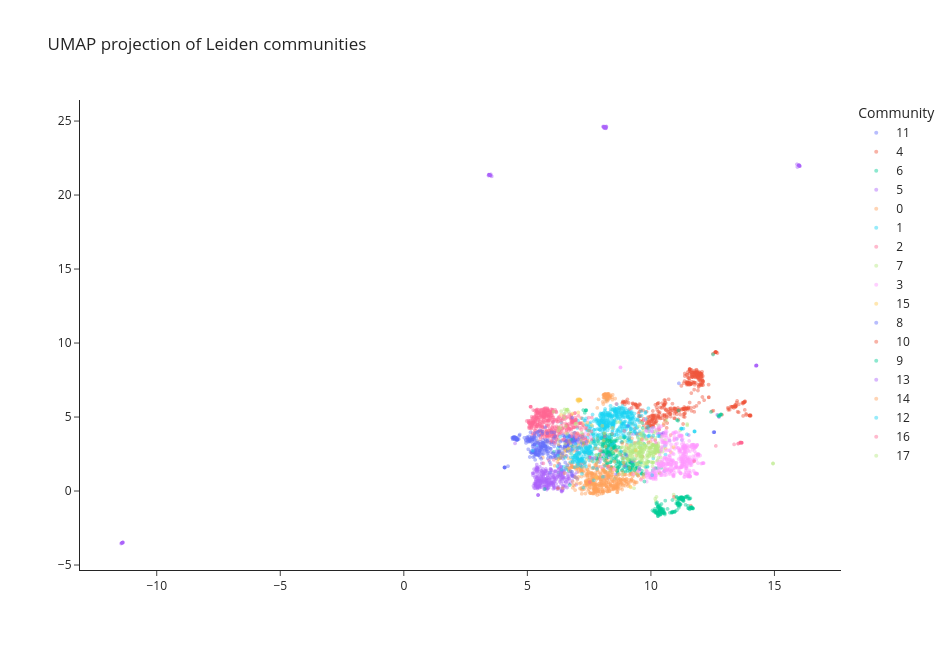

Notebook code for this chart:
### Code cell
plot_df = pd.DataFrame({
    "x": umap_2d_sub[:, 0],
    "y": umap_2d_sub[:, 1],
    "community": community_ids.astype(str)
})
sample_size = min(4000, len(plot_df))
plot_sample = plot_df.sample(n=sample_size, random_state=42)
import pandas as pd
import plotly.express as px

plot_df = pd.DataFrame({
    "x": umap_2d_sub[:, 0],
    "y": umap_2d_sub[:, 1],
    "community": community_ids.astype(str)
})

sample_size = min(4000, len(plot_df))
plot_sample = plot_df.sample(n=sample_size, random_state=42)

fig = px.scatter(
    plot_sample,
    x="x",
    y="y",
    color="community",
    title="UMAP projection of Leiden communities",
    opacity=0.45,
    width=950,
    height=650
)

fig.update_traces(marker=dict(size=4))

fig.update_layout(
    template="simple_white",
    legend_title_text="Community",
    xaxis_title="",
    yaxis_title=""
)

fig.show()

### Figure 1 — Plotly figure (JSON) as saved in the notebook; plotly's stock layout.template omitted (floating-point values rounded to 4 significant figures; data arrays with more than 128 entries replaced by an {"elided": "..."} marker saying what was removed)
{"data": [{"hovertemplate": "community=11<br>x=%{x}<br>y=%{y}<extra></extra>", "legendgroup": "11", "marker": {"color": "#636efa", "opacity": 0.45, "size": 4, "symbol": "circle"}, "mode": "markers", "name": "11", "showlegend": true, "type": "scattergl", "x": {"elided": "137 float values"}, "xaxis": "x", "y": {"elided": "137 float values"}, "yaxis": "y"}, {"hovertemplate": "community=4<br>x=%{x}<br>y=%{y}<extra></extra>", "legendgroup": "4", "marker": {"color": "#EF553B", "opacity": 0.45, "size": 4, "symbol": "circle"}, "mode": "markers", "name": "4", "showlegend": true, "type": "scattergl", "x": {"elided": "290 float values"}, "xaxis": "x", "y": {"elided": "290 float values"}, "yaxis": "y"}, {"hovertemplate": "community=6<br>x=%{x}<br>y=%{y}<extra></extra>", "legendgroup": "6", "marker": {"color": "#00cc96", "opacity": 0.45, "size": 4, "symbol": "circle"}, "mode": "markers", "name": "6", "showlegend": true, "type": "scattergl", "x": {"elided": "303 float values"}, "xaxis": "x", "y": {"elided": "303 float values"}, "yaxis": "y"}, {"hovertemplate": "community=5<br>x=%{x}<br>y=%{y}<extra></extra>", "legendgroup": "5", "marker": {"color": "#ab63fa", "opacity": 0.45, "size": 4, "symbol": "circle"}, "mode": "markers", "name": "5", "showlegend": true, "type": "scattergl", "x": {"elided": "301 float values"}, "xaxis": "x", "y": {"elided": "301 float values"}, "yaxis": "y"}, {"hovertemplate": "community=0<br>x=%{x}<br>y=%{y}<extra></extra>", "legendgroup": "0", "marker": {"color": "#FFA15A", "opacity": 0.45, "size": 4, "symbol": "circle"}, "mode": "markers", "name": "0", "showlegend": true, "type": "scattergl", "x": {"elided": "501 float values"}, "xaxis": "x", "y": {"elided": "501 float values"}, "yaxis": "y"}, {"hovertemplate": "community=1<br>x=%{x}<br>y=%{y}<extra></extra>", "legendgroup": "1", "marker": {"color": "#19d3f3", "opacity": 0.45, "size": 4, "symbol": "circle"}, "mode": "markers", "name": "1", "showlegend": true, "type": "scattergl", "x": {"elided": "418 float values"}, "xaxis": "x", "y": {"elided": "418 float values"}, "yaxis": "y"}, {"hovertemplate": "community=2<br>x=%{x}<br>y=%{y}<extra></extra>", "legendgroup": "2", "marker": {"color": "#FF6692", "opacity": 0.45, "size": 4, "symbol": "circle"}, "mode": "markers", "name": "2", "showlegend": true, "type": "scattergl", "x": {"elided": "422 float values"}, "xaxis": "x", "y": {"elided": "422 float values"}, "yaxis": "y"}, {"hovertemplate": "community=7<br>x=%{x}<br>y=%{y}<extra></extra>", "legendgroup": "7", "marker": {"color": "#B6E880", "opacity": 0.45, "size": 4, "symbol": "circle"}, "mode": "markers", "name": "7", "showlegend": true, "type": "scattergl", "x": {"elided": "290 float values"}, "xaxis": "x", "y": {"elided": "290 float values"}, "yaxis": "y"}, {"hovertemplate": "community=3<br>x=%{x}<br>y=%{y}<extra></extra>", "legendgroup": "3", "marker": {"color": "#FF97FF", "opacity": 0.45, "size": 4, "symbol": "circle"}, "mode": "markers", "name": "3", "showlegend": true, "type": "scattergl", "x": {"elided": "414 float values"}, "xaxis": "x", "y": {"elided": "414 float values"}, "yaxis": "y"}, {"hovertemplate": "community=15<br>x=%{x}<br>y=%{y}<extra></extra>", "legendgroup": "15", "marker": {"color": "#FECB52", "opacity": 0.45, "size": 4, "symbol": "circle"}, "mode": "markers", "name": "15", "showlegend": true, "type": "scattergl", "x": [6.262, 7.093, 7.038, 7.132, 6.668, 5.776, 6.293, 7.107, 6.551, 8.444, 6.68, 6.33, 7.047, 6.454, 7.156, 6.334, 6.396, 6.248, 6.303, 7.609, 7.016, 6.146, 7.415, 7.142, 7.11, 9.179, 6.269, 7.43, 9.173, 7.103, 7.149, 6.336, 6.257, 7.066, 7.789, 7.111, 6.468, 6.266, 6.319, 5.413, 8.035, 8.115, 7.466, 6.361, 6.49, 6.381, 6.327, 7.079, 6.269, 6.66, 6.266, 10.91, 6.727, 7.139, 8.088, 9.394, 6.396, 7.061, 6.827], "xaxis": "x", "y": [3.172, 6.125, 6.155, 6.148, 2.881, 3.341, 2.224, 6.144, 2.378, 4.261, 2.772, 2.479, 6.207, 2.361, 6.128, 2.211, 2.546, 2.183, 2.243, 4.442, 6.147, 2.23, 2.167, 6.154, 6.205, 0.2463, 2.233, 4.612, 0.2998, 6.187, 6.149, 2.211, 2.148, 6.05, 0.9162, 6.168, 2.318, 2.503, 2.302, 3.32, 4.405, 3.905, 3.367, 5.147, 2.813, 2.325, 2.548, 6.12, 2.529, 2.825, 2.751, 2.962, 2.571, 6.133, 3.423, 2.745, 2.535, 5.308, 5.234], "yaxis": "y"}, {"hovertemplate": "community=8<br>x=%{x}<br>y=%{y}<extra></extra>", "legendgroup": "8", "marker": {"color": "#636efa", "opacity": 0.45, "size": 4, "symbol": "circle"}, "mode": "markers", "name": "8", "showlegend": true, "type": "scattergl", "x": {"elided": "234 float values"}, "xaxis": "x", "y": {"elided": "234 float values"}, "yaxis": "y"}, {"hovertemplate": "community=10<br>x=%{x}<br>y=%{y}<extra></extra>", "legendgroup": "10", "marker": {"color": "#EF553B", "opacity": 0.45, "size": 4, "symbol": "circle"}, "mode": "markers", "name": "10", "showlegend": true, "type": "scattergl", "x": {"elided": "149 float values"}, "xaxis": "x", "y": {"elided": "149 float values"}, "yaxis": "y"}, {"hovertemplate": "community=9<br>x=%{x}<br>y=%{y}<extra></extra>", "legendgroup": "9", "marker": {"color": "#00cc96", "opacity": 0.45, "size": 4, "symbol": "circle"}, "mode": "markers", "name": "9", "showlegend": true, "type": "scattergl", "x": {"elided": "183 float values"}, "xaxis": "x", "y": {"elided": "183 float values"}, "yaxis": "y"}, {"hovertemplate": "community=13<br>x=%{x}<br>y=%{y}<extra></extra>", "legendgroup": "13", "marker": {"color": "#ab63fa", "opacity": 0.45, "size": 4, "symbol": "circle"}, "mode": "markers", "name": "13", "showlegend": true, "type": "scattergl", "x": [3.455, 16.01, 3.453, 16.0, 15.98, 8.148, 15.99, 16.0, 8.156, 3.456, -11.44, 15.98, -11.38, 15.99, 8.161, -11.37, 15.99, 15.91, 3.454, 8.171, 8.092, 3.514, -11.41, 16.03, 8.08, 8.112, 8.161, 8.127, -11.4, 3.476, 3.457, 3.519, 8.148, 15.99, 16.0, 16.0, 3.427, 8.063, 8.149, -11.38, -11.4, 3.474, 3.481, 3.48, 3.439, 8.167, 8.157, 16.0, -11.4, -11.4, -11.41, 8.107, -11.4, 8.104, 8.089, 8.11, 3.455, 8.199, 16.0, 3.496, 8.162, 3.456, 15.99, 8.131, -11.37, 3.482, 8.153, 8.184, -11.4, 3.475, 8.139, 16.01, 16.0, 3.493, 8.159, -11.38, 3.56, 8.149, 3.471, 3.454, 8.139, 16.0, 3.474, 3.473, 8.19, 15.93, 3.455, 3.457, -11.4, 8.157], "xaxis": "x", "y": [21.37, 21.96, 21.37, 21.99, 22.01, 24.55, 21.99, 21.97, 24.61, 21.37, -3.545, 22.01, -3.482, 22.0, 24.56, -3.472, 22.0, 22.08, 21.36, 24.51, 24.59, 21.32, -3.508, 21.95, 24.6, 24.63, 24.56, 24.58, -3.504, 21.36, 21.36, 21.4, 24.55, 22.03, 21.98, 21.98, 21.32, 24.63, 24.55, -3.483, -3.505, 21.35, 21.35, 21.35, 21.38, 24.59, 24.56, 21.99, -3.504, -3.5, -3.508, 24.56, -3.499, 24.59, 24.62, 24.52, 21.36, 24.63, 21.99, 21.33, 24.56, 21.37, 21.99, 24.54, -3.473, 21.35, 24.55, 24.62, -3.498, 21.35, 24.55, 22.01, 21.99, 21.33, 24.56, -3.483, 21.26, 24.55, 21.36, 21.36, 24.56, 21.97, 21.36, 21.36, 24.53, 21.9, 21.37, 21.36, -3.505, 24.56], "yaxis": "y"}, {"hovertemplate": "community=14<br>x=%{x}<br>y=%{y}<extra></extra>", "legendgroup": "14", "marker": {"color": "#FFA15A", "opacity": 0.45, "size": 4, "symbol": "circle"}, "mode": "markers", "name": "14", "showlegend": true, "type": "scattergl", "x": [8.076, 8.115, 8.169, 8.077, 8.147, 8.158, 8.281, 8.103, 8.563, 8.118, 7.776, 8.256, 6.426, 8.844, 8.264, 8.155, 8.107, 7.882, 7.83, 8.269, 8.331, 8.242, 8.173, 8.22, 8.214, 8.104, 8.155, 8.552, 8.159, 8.274, 8.442, 8.148, 8.242, 8.31, 9.019, 8.221, 8.084, 8.048, 8.353, 8.222, 8.249, 8.479, 9.621, 6.22, 8.192, 8.263, 8.222, 8.295, 8.093, 8.368, 8.334, 8.452, 8.169, 8.209, 8.25, 8.128, 8.24, 7.49, 8.308, 8.118, 8.902, 8.427], "xaxis": "x", "y": [5.876, 6.298, 6.446, 6.487, 6.034, 6.228, 6.399, 6.498, 2.715, 6.454, 2.891, 6.214, 0.1982, 3.211, 6.135, 6.453, 6.341, 6.193, 5.617, 6.425, 6.37, 6.428, 6.499, 6.289, 6.527, 6.511, 6.349, 6.248, 6.562, 6.558, 6.167, 6.567, 6.225, 6.381, 3.126, 6.049, 6.303, 6.02, 6.307, 6.225, 6.53, 0.9651, 3.503, 1.971, 6.506, 6.458, 6.494, 6.57, 6.519, 6.451, 6.468, 6.507, 6.428, 6.533, 6.569, 6.471, 6.462, 4.079, 6.256, 6.515, 1.911, 6.332], "yaxis": "y"}, {"hovertemplate": "community=12<br>x=%{x}<br>y=%{y}<extra></extra>", "legendgroup": "12", "marker": {"color": "#19d3f3", "opacity": 0.45, "size": 4, "symbol": "circle"}, "mode": "markers", "name": "12", "showlegend": true, "type": "scattergl", "x": [7.519, 7.417, 7.052, 7.174, 6.832, 10.29, 6.772, 7.657, 11.22, 7.007, 7.023, 7.373, 6.956, 6.745, 7.331, 7.505, 7.294, 6.233, 9.204, 7.191, 7.058, 7.295, 7.498, 7.539, 6.832, 6.326, 6.831, 7.111, 7.4, 10.05, 7.195, 11.23, 7.21, 6.97, 7.175, 7.189, 7.815, 7.019, 7.216, 7.088, 7.605, 6.912, 7.108, 7.145, 10.09, 7.372, 7.438, 7.526, 7.116, 7.131, 7.152, 7.432, 6.984, 7.206, 7.21, 7.039, 7.285, 7.637, 7.156, 7.05, 7.187, 7.234, 6.911, 6.989, 7.642, 7.662, 7.128, 7.471, 6.854, 7.322, 9.943, 7.173, 7.356, 7.089, 7.535, 11.32, 7.37, 7.559, 7.274, 5.214, 6.948, 6.574, 7.358, 7.471, 6.388, 7.256, 6.754, 7.508, 8.51, 7.022, 7.085, 7.2, 7.186, 8.41, 7.167, 7.106, 9.013, 6.526, 7.361, 6.211, 6.479, 7.363, 7.321, 7.054, 11.25, 7.338, 7.212, 6.245, 6.999, 7.502, 6.915, 7.428, 7.491, 7.465, 6.879, 7.452, 7.541, 7.066, 9.894, 9.913, 7.464, 7.099, 7.02, 7.377, 6.849, 7.007, 6.918], "xaxis": "x", "y": [2.979, 2.612, 1.956, 2.108, 1.953, 3.712, 2.547, 1.581, 4.22, 2.02, 2.604, 2.889, 2.438, 1.953, 1.793, 2.066, 2.361, 2.895, 3.364, 2.168, 2.507, 2.193, 2.521, 3.028, 2.043, 3.683, 2.783, 2.072, 2.795, 1.068, 2.821, 4.224, 1.639, 2.048, 2.178, 2.166, 1.494, 2.228, 2.086, 2.093, 2.692, 2.395, 2.035, 2.119, 3.732, 2.898, 2.839, 2.578, 2.599, 1.999, 1.722, 2.265, 2.437, 2.03, 1.162, 1.855, 1.922, 2.18, 2.63, 2.271, 1.967, 2.056, 1.952, 2.904, 2.477, 3.274, 3.004, 2.758, 2.252, 2.585, 3.772, 2.411, 3.026, 2.486, 2.691, 4.221, 1.652, 2.968, 2.621, 2.729, 2.154, 1.458, 2.486, 2.852, 1.441, 2.701, 2.288, 2.74, 3.251, 2.327, 2.053, 2.161, 2.878, 3.132, 2.126, 2.567, 1.517, 2.248, 2.751, 1.686, 1.646, 2.642, 2.626, 1.839, 4.202, 1.975, 2.207, 2.387, 2.544, 2.548, 2.283, 2.681, 2.745, 2.546, 2.137, 2.935, 2.984, 2.143, 3.714, 3.716, 3.042, 2.907, 2.239, 2.924, 2.288, 2.214, 2.383], "yaxis": "y"}, {"hovertemplate": "community=16<br>x=%{x}<br>y=%{y}<extra></extra>", "legendgroup": "16", "marker": {"color": "#FF6692", "opacity": 0.45, "size": 4, "symbol": "circle"}, "mode": "markers", "name": "16", "showlegend": true, "type": "scattergl", "x": [13.67, 11.75, 13.52, 13.66, 10.8, 13.67, 8.922, 13.62, 13.55, 13.62, 13.67, 12.63, 13.62, 13.64, 13.64, 13.67, 13.67, 13.37], "xaxis": "x", "y": [3.26, 2.01, 3.198, 3.255, 3.782, 3.262, 4.062, 3.251, 3.216, 3.268, 3.267, 3.048, 3.289, 3.266, 3.255, 3.264, 3.269, 3.15], "yaxis": "y"}, {"hovertemplate": "community=17<br>x=%{x}<br>y=%{y}<extra></extra>", "legendgroup": "17", "marker": {"color": "#B6E880", "opacity": 0.45, "size": 4, "symbol": "circle"}, "mode": "markers", "name": "17", "showlegend": true, "type": "scattergl", "x": [14.94, 14.94], "xaxis": "x", "y": [1.862, 1.862], "yaxis": "y"}], "layout": {"height": 650, "legend": {"title": {"text": "Community"}, "tracegroupgap": 0}, "title": {"text": "UMAP projection of Leiden communities"}, "width": 950, "xaxis": {"anchor": "y", "domain": [0, 1], "title": {"text": ""}}, "yaxis": {"anchor": "x", "domain": [0, 1], "title": {"text": ""}}}}
